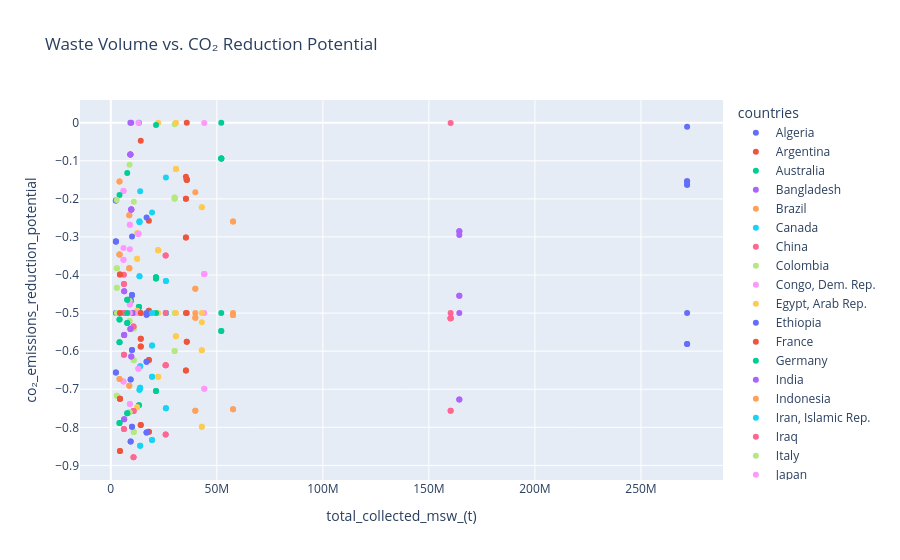

Here is the notebook cell this chart was saved with:
### Markdown cell above
## 3. CO₂ Potential vs. Total Waste

### Code cell
fig = px.scatter(df, x='total_collected_msw_(t)', y='co₂_emissions_reduction_potential', 
                 color='countries', title='Waste Volume vs. CO₂ Reduction Potential',
                 trendline="ols")
fig.show()
